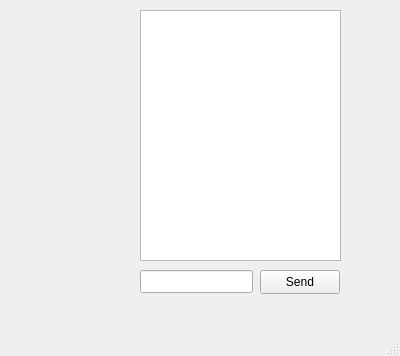
<?xml version="1.0" encoding="UTF-8"?>
<ui version="4.0">
 <class>Chat</class>
 <widget class="QMainWindow" name="Chat">
  <property name="geometry">
   <rect>
    <x>0</x>
    <y>0</y>
    <width>400</width>
    <height>356</height>
   </rect>
  </property>
  <property name="windowTitle">
   <string>MainWindow</string>
  </property>
  <widget class="QWidget" name="centralwidget">
   <widget class="QPushButton" name="sendButton">
    <property name="geometry">
     <rect>
      <x>260</x>
      <y>270</y>
      <width>80</width>
      <height>24</height>
     </rect>
    </property>
    <property name="text">
     <string>Send</string>
    </property>
   </widget>
   <widget class="QLineEdit" name="chatEdit">
    <property name="geometry">
     <rect>
      <x>140</x>
      <y>270</y>
      <width>113</width>
      <height>23</height>
     </rect>
    </property>
   </widget>
   <widget class="QPlainTextEdit" name="chatHistoryEdit">
    <property name="geometry">
     <rect>
      <x>140</x>
      <y>10</y>
      <width>201</width>
      <height>251</height>
     </rect>
    </property>
   </widget>
  </widget>
  <widget class="QMenuBar" name="menubar">
   <property name="geometry">
    <rect>
     <x>0</x>
     <y>0</y>
     <width>400</width>
     <height>21</height>
    </rect>
   </property>
  </widget>
  <widget class="QStatusBar" name="statusbar"/>
 </widget>
 <resources/>
 <connections/>
</ui>
